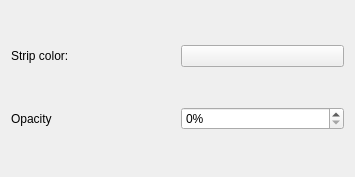
<?xml version="1.0" encoding="UTF-8"?>
<ui version="4.0">
 <class>MouseStripConfig</class>
 <widget class="QWidget" name="RgbFilterConfig">
  <property name="geometry">
   <rect>
    <x>0</x>
    <y>0</y>
    <width>355</width>
    <height>177</height>
   </rect>
  </property>
  <layout class="QGridLayout" name="formLayout">
   <item row="0" column="0">
    <widget class="QLabel" name="label">
     <property name="text">
      <string>Strip color:</string>
     </property>
    </widget>
   </item>
   <item row="0" column="1">
    <widget class="KColorButton" name="kcfg_BackgroundColor">
     <property name="flat">
      <bool>false</bool>
     </property>
    </widget>
   </item>
   <item row="1" column="0">
      <widget class="QLabel" name="label_2">
       <property name="text">
        <string>Opacity</string>
       </property>
      </widget>
     </item>
   <item row="1" column="1">
      <widget class="QSpinBox" name="kcfg_StripOpacity">
       <property name="suffix">
        <string>%</string>
       </property>
       <property name="minimum">
        <number>0</number>
       </property>
       <property name="maximum">
        <number>50</number>
       </property>
      </widget>
     </item>
  </layout>
 </widget>
 <customwidgets>
  <customwidget>
   <class>KColorButton</class>
   <extends>QPushButton</extends>
   <header>kcolorbutton.h</header>
  </customwidget>
 </customwidgets>
 <resources/>
 <connections/>
</ui>
